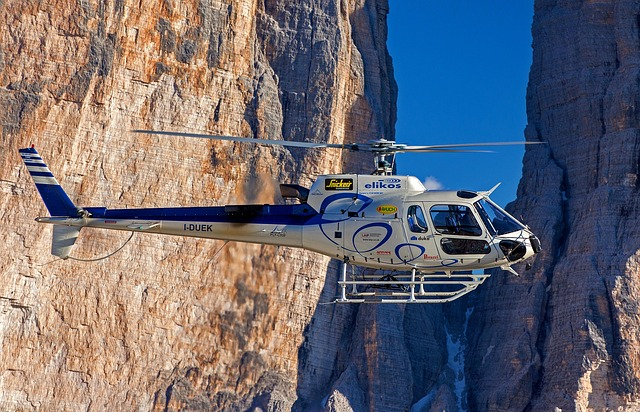
#> input picture img/helicopter.jpg, 640 x 412 px
$ python resim_donusum_dizeyi.py
#> lines starting #> are read from the running program, lines starting #| are printed output that depends on the picture
import cv2
import numpy as np

img = cv2.imread("../img/helicopter.jpg",0)
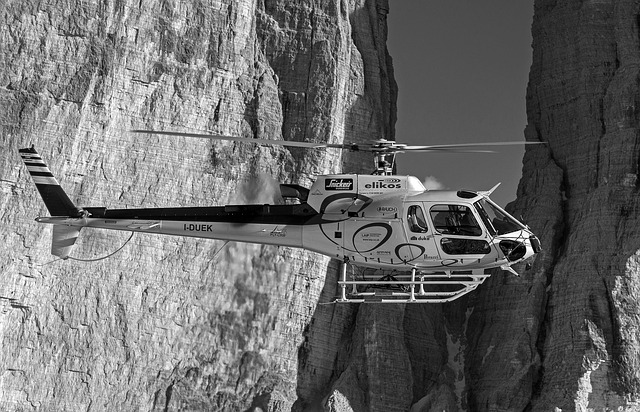
#> img: shape (412, 640); min 0, max 255, mean 108

row,col= img.shape
#> row = 412; col = 640

print(row)
#| 412
print(col)
#| 640

M = np.float32([[1,0,200],[0,1,100]])

dst = cv2.warpAffine(img,M,(row,col))
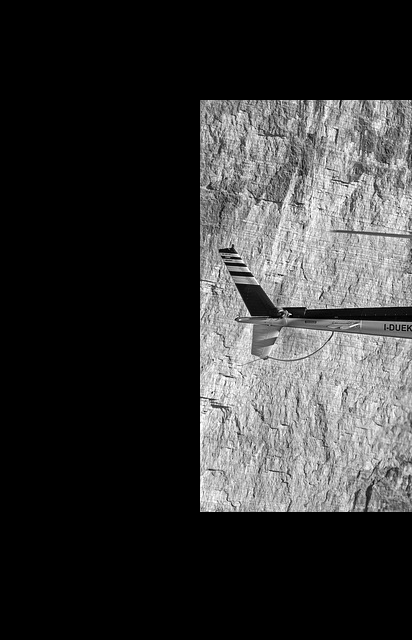
#> dst: shape (640, 412); min 0, max 255, mean 52.3

cv2.imshow("dst",dst)

cv2.waitKey(0)

$ run again, with img/forrset.jpg copied over img/helicopter.jpg
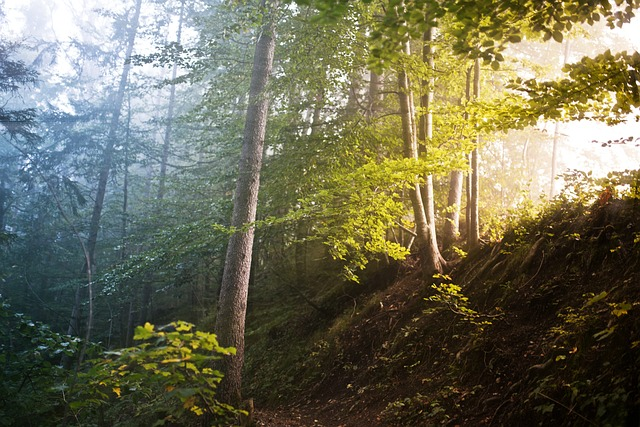
#> input picture img/forrset.jpg, 640 x 427 px
#> `img = cv2.imread("../img/helicopter.jpg",0)`:
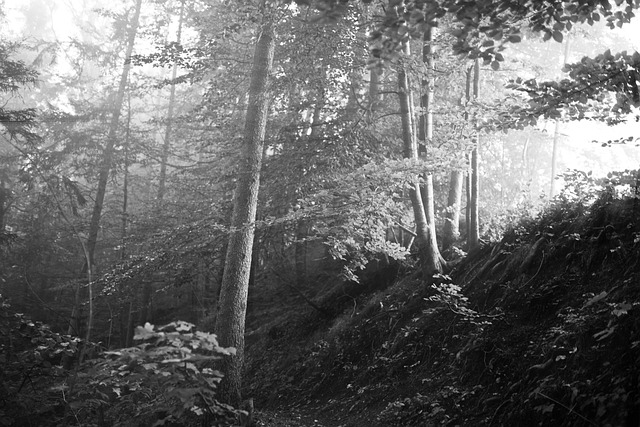
#> img: shape (427, 640); min 0, max 255, mean 106.3
#| 427
#| 640
#> `dst = cv2.warpAffine(img,M,(row,col))`:
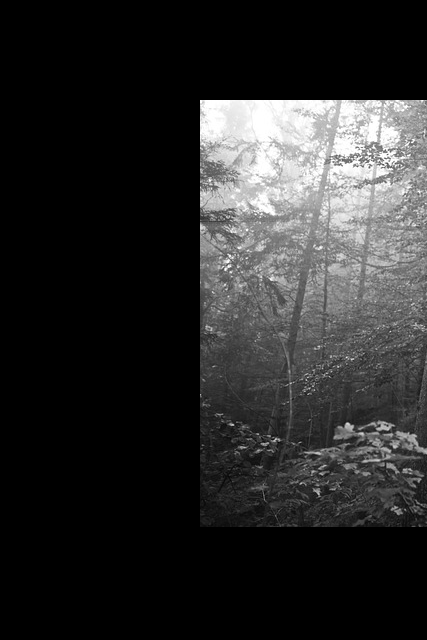
#> dst: shape (640, 427); min 0, max 255, mean 41.6

$ run again, with img/helic1.jpg copied over img/helicopter.jpg
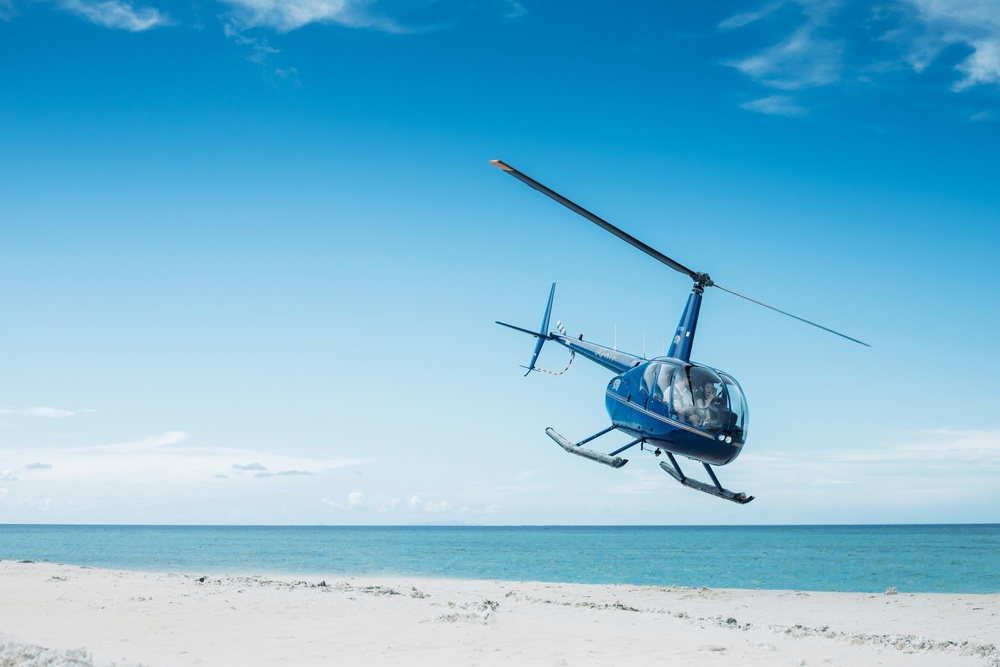
#> input picture img/helic1.jpg, 1000 x 667 px, shrunk from 6049 x 4033 before the run
#> `img = cv2.imread("../img/helicopter.jpg",0)`:
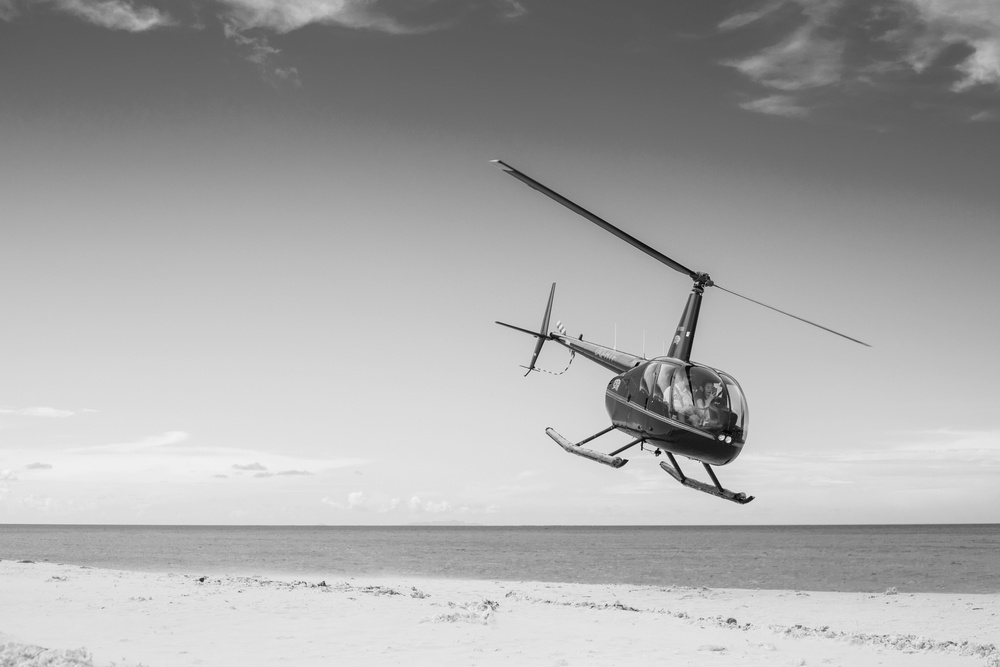
#> img: shape (667, 1000); min 0, max 249, mean 168.9
#| 667
#| 1000
#> `dst = cv2.warpAffine(img,M,(row,col))`:
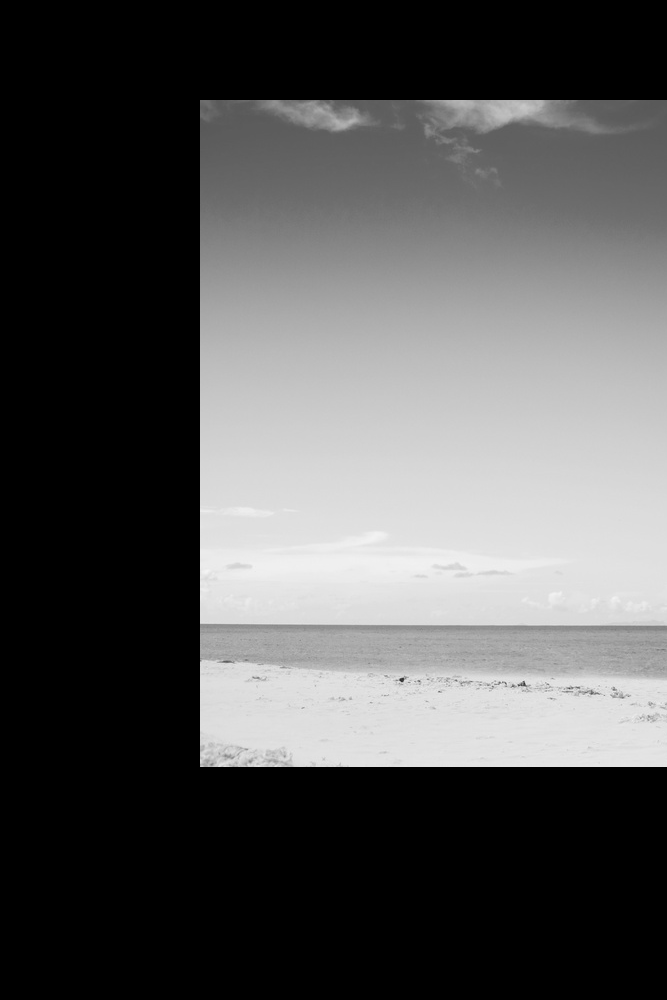
#> dst: shape (1000, 667); min 0, max 244, mean 84.1
